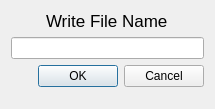
<?xml version="1.0" encoding="UTF-8"?>
<ui version="4.0">
 <class>Dialog</class>
 <widget class="QDialog" name="Dialog">
  <property name="geometry">
   <rect>
    <x>0</x>
    <y>0</y>
    <width>215</width>
    <height>109</height>
   </rect>
  </property>
  <property name="windowTitle">
   <string>Dialog</string>
  </property>
  <layout class="QVBoxLayout" name="verticalLayout">
   <item alignment="Qt::AlignHCenter">
    <widget class="QLabel" name="label">
     <property name="font">
      <font>
       <pointsize>13</pointsize>
      </font>
     </property>
     <property name="text">
      <string>Write File Name</string>
     </property>
    </widget>
   </item>
   <item>
    <widget class="QLineEdit" name="namefile"/>
   </item>
   <item>
    <widget class="QDialogButtonBox" name="buttonBox">
     <property name="orientation">
      <enum>Qt::Horizontal</enum>
     </property>
     <property name="standardButtons">
      <set>QDialogButtonBox::Cancel|QDialogButtonBox::Ok</set>
     </property>
    </widget>
   </item>
   <item>
    <spacer name="verticalSpacer">
     <property name="orientation">
      <enum>Qt::Vertical</enum>
     </property>
     <property name="sizeHint" stdset="0">
      <size>
       <width>20</width>
       <height>40</height>
      </size>
     </property>
    </spacer>
   </item>
  </layout>
 </widget>
 <resources/>
 <connections>
  <connection>
   <sender>buttonBox</sender>
   <signal>accepted()</signal>
   <receiver>Dialog</receiver>
   <slot>accept()</slot>
   <hints>
    <hint type="sourcelabel">
     <x>248</x>
     <y>254</y>
    </hint>
    <hint type="destinationlabel">
     <x>157</x>
     <y>274</y>
    </hint>
   </hints>
  </connection>
  <connection>
   <sender>buttonBox</sender>
   <signal>rejected()</signal>
   <receiver>Dialog</receiver>
   <slot>reject()</slot>
   <hints>
    <hint type="sourcelabel">
     <x>316</x>
     <y>260</y>
    </hint>
    <hint type="destinationlabel">
     <x>286</x>
     <y>274</y>
    </hint>
   </hints>
  </connection>
 </connections>
</ui>
